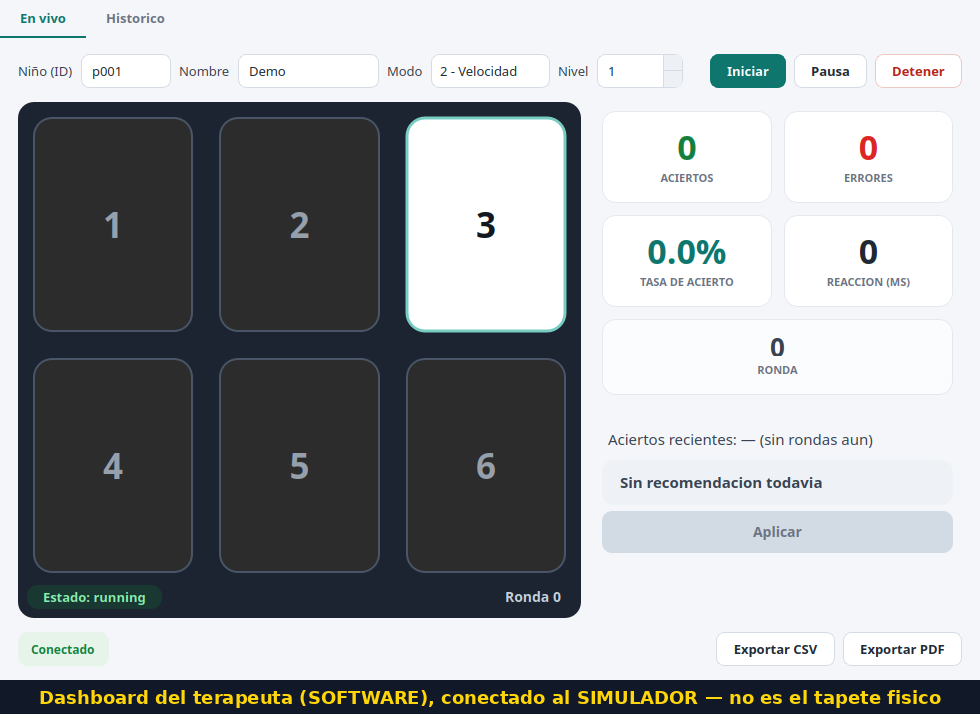
#> input picture docs/evidencia/ejecucion/capturas/dashboard_inicio.png, 980 x 714 px
$ python rotular_capturas.py
#> lines starting #> are read from the running program, lines starting #| are printed output that depends on the picture
"""Quema un rotulo dentro de cada captura para que su naturaleza (software /
simulador, no hardware fisico) no se pierda si alguien extrae solo el PNG.

    python docs/evidencia/ejecucion/rotular_capturas.py
"""
import os
import subprocess

from PIL import Image, ImageDraw, ImageFont

CAP = os.path.join(os.path.dirname(__file__), "capturas")
FUENTE = "/usr/share/fonts/truetype/dejavu/DejaVuSans-Bold.ttf"

ROTULOS = {
    "dashboard_inicio.png": "Dashboard del terapeuta (SOFTWARE), conectado al SIMULADOR — no es el tapete fisico",
    "dashboard_juego.png":  "Dashboard (SOFTWARE) en ejecucion, conectado al SIMULADOR — no es el tapete fisico",
    "sim_000.png": "Simulador de software del tapete — mismo GameCore que el ESP32 (no hardware fisico)",
    "sim_001.png": "Simulador de software del tapete — mismo GameCore que el ESP32 (no hardware fisico)",
    "sim_002.png": "Simulador de software del tapete — mismo GameCore que el ESP32 (no hardware fisico)",
    "sim_003.png": "Simulador de software del tapete — mismo GameCore que el ESP32 (no hardware fisico)",
    "sim_004.png": "Simulador de software del tapete — mismo GameCore que el ESP32 (no hardware fisico)",
}


def fuente_que_quepa(texto, ancho_max):
    for tam in range(18, 9, -1):
        f = ImageFont.truetype(FUENTE, tam)
        if f.getlength(texto) <= ancho_max:
            return f
    return ImageFont.truetype(FUENTE, 10)


def poner_banda(img, texto):
    """Devuelve una copia de la imagen con una banda inferior rotulada."""
    w, h = img.size
    banda = 34
    f = fuente_que_quepa(texto, w - 16)
    nueva = Image.new("RGB", (w, h + banda), (17, 24, 39))   # franja azul oscuro
    nueva.paste(img, (0, 0))
    d = ImageDraw.Draw(nueva)
    tw = f.getlength(texto)
    ty = h + (banda - (f.size + 2)) // 2
    d.text(((w - tw) / 2, ty), texto, fill=(255, 214, 10), font=f)   # ambar
    return nueva


def rotular(nombre, texto):
    ruta = os.path.join(CAP, nombre)
    img = Image.open(ruta).convert("RGB")
    nueva = poner_banda(img, texto)
    nueva.save(ruta)
    return nueva.size


def main():
    for nombre, texto in ROTULOS.items():
        size = rotular(nombre, texto)
#> in rotular, img is the input picture: PIL image 980x714 RGB; mean R, G, B 158.1, 161.3, 163.3
#> in poner_banda, `nueva = Image.new("RGB", (w, h + banda), (17, 24, 39))`:
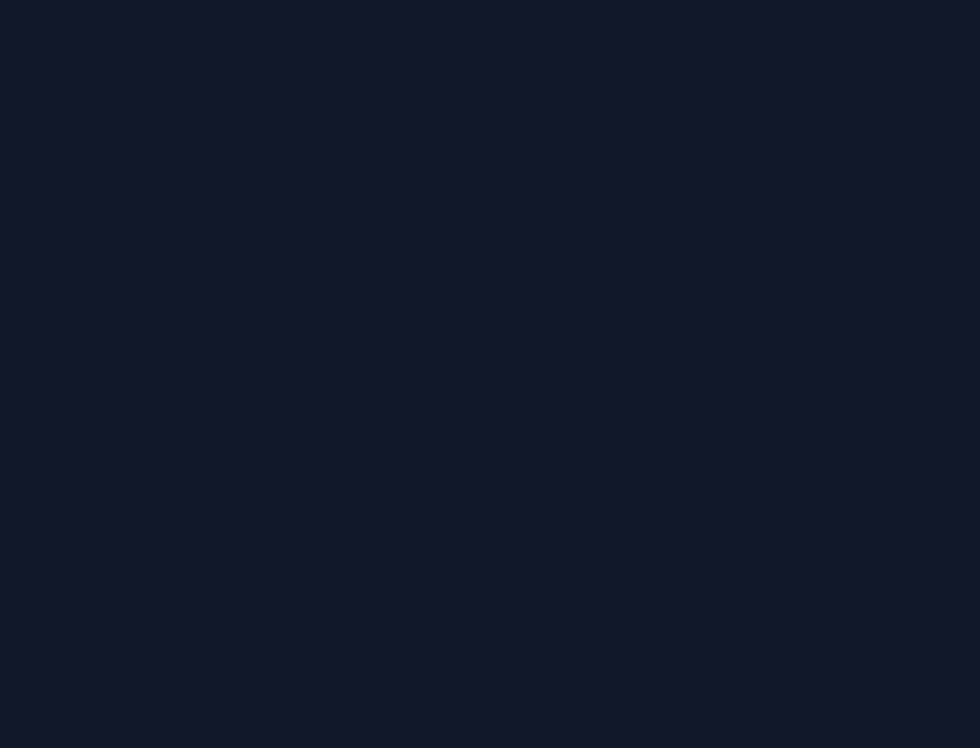
#> nueva: PIL image 980x748 RGB; mean R, G, B 17, 24, 39
#> in poner_banda, `nueva.paste(img, (0, 0))`:
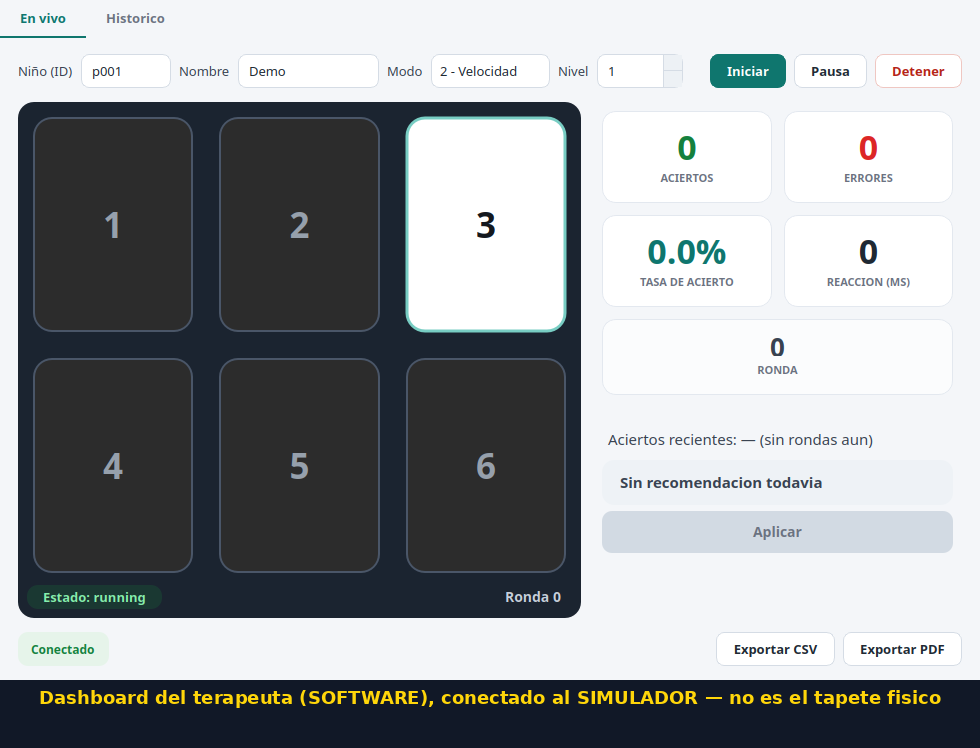
#> nueva: PIL image 980x748 RGB; mean R, G, B 151.7, 155.1, 157.7
#> size = (980, 748)
        print(f"rotulada {nombre} -> {size}")
#| rotulada dashboard_inicio.png -> (980, 748)
#> pass 2 of the loop in main, `for nombre, texto in ROTULOS.items():`:
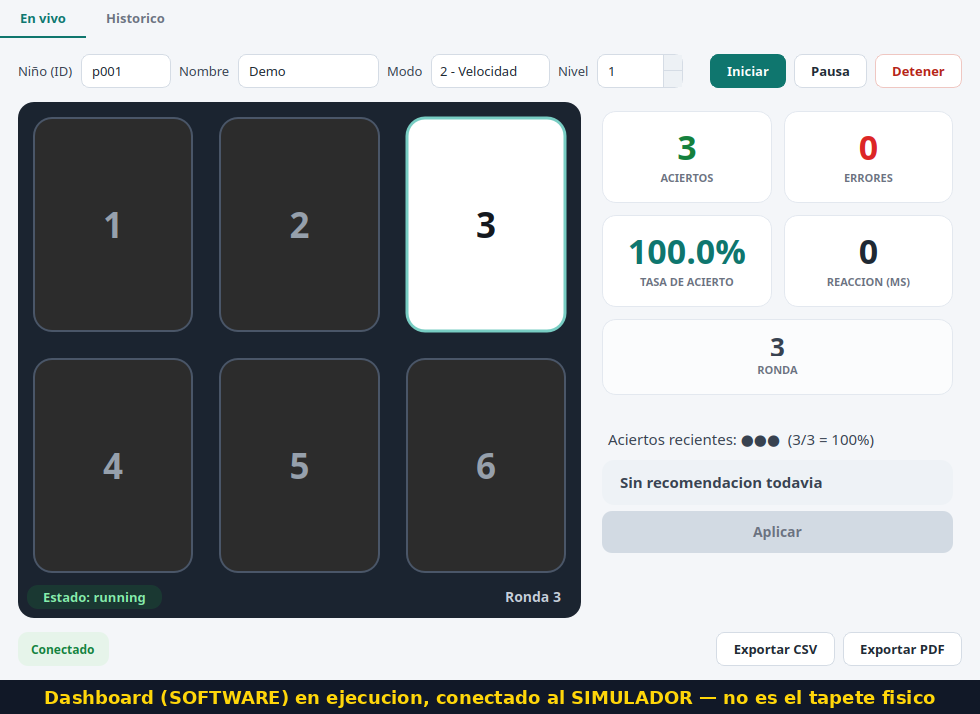
#> input picture docs/evidencia/ejecucion/capturas/dashboard_juego.png, 980 x 714 px
#> in rotular, img is the input picture: PIL image 980x714 RGB; mean R, G, B 157.9, 161.2, 163.2
#> in poner_banda (call 2), `nueva.paste(img, (0, 0))`:
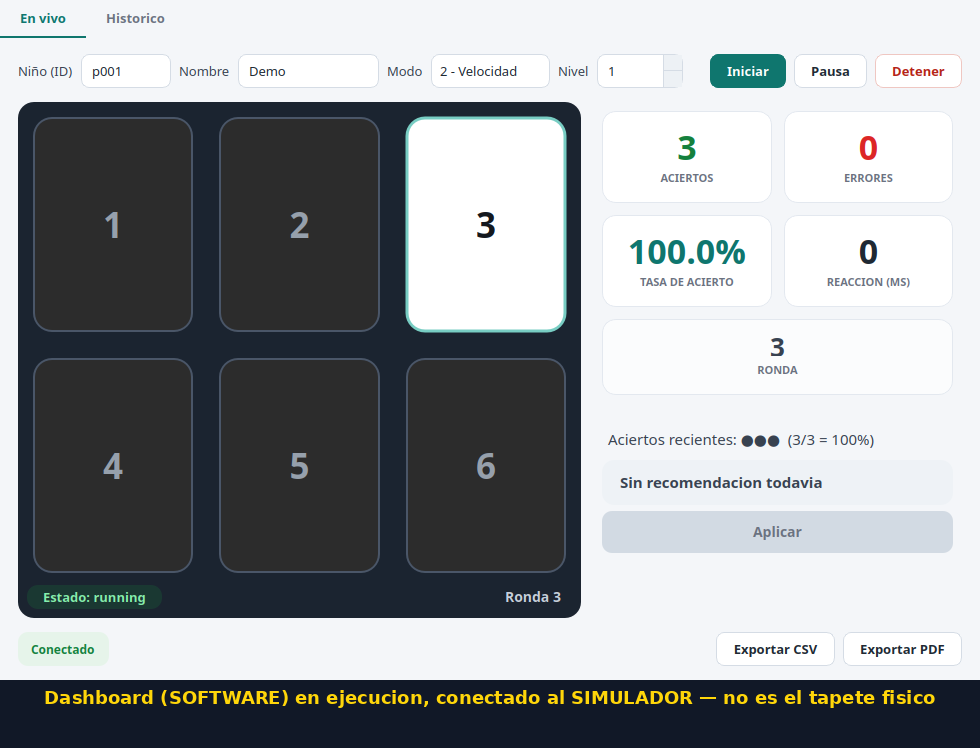
#> nueva: PIL image 980x748 RGB; mean R, G, B 151.5, 154.9, 157.5
#| rotulada dashboard_juego.png -> (980, 748)
#> pass 3 of the loop in main, `for nombre, texto in ROTULOS.items():`:
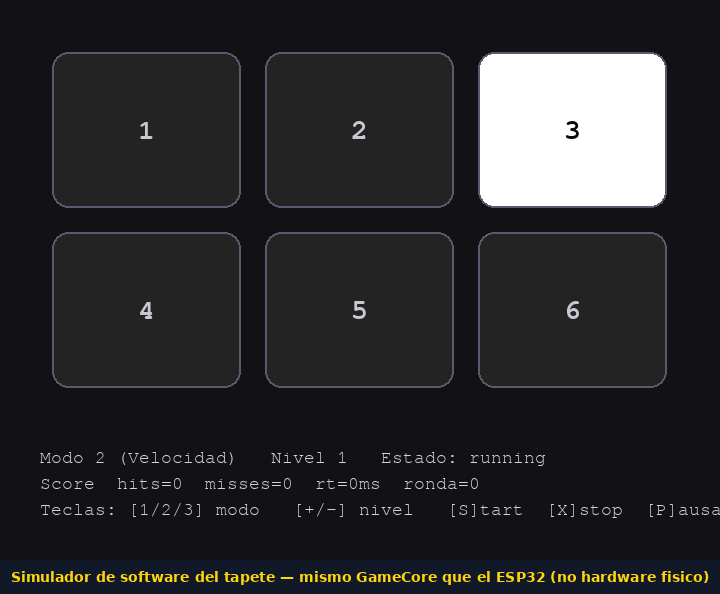
#> input picture docs/evidencia/ejecucion/capturas/sim_000.png, 720 x 594 px
#> in rotular, img is the input picture: PIL image 720x594 RGB; mean R, G, B 43, 43.1, 45.1
#> in poner_banda (call 3), `nueva = Image.new("RGB", (w, h + banda), (17, 24, 39))`:
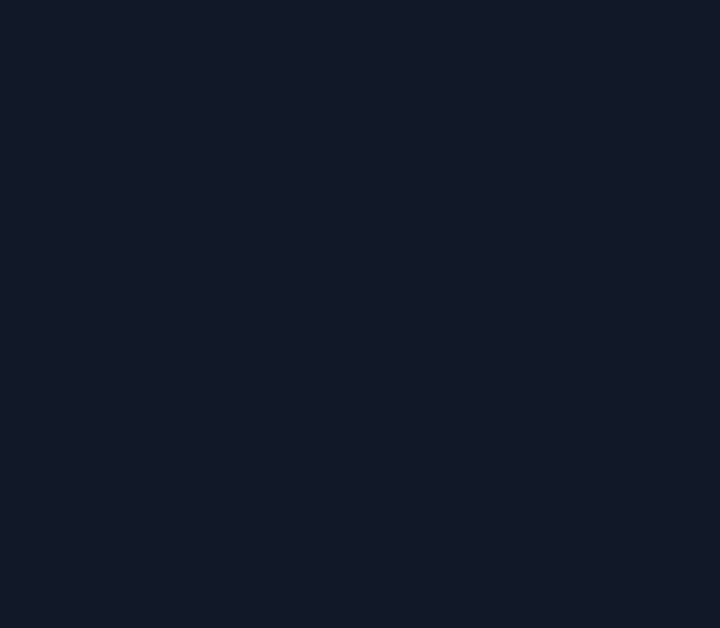
#> nueva: PIL image 720x628 RGB; mean R, G, B 17, 24, 39
#> in poner_banda (call 3), `nueva.paste(img, (0, 0))`:
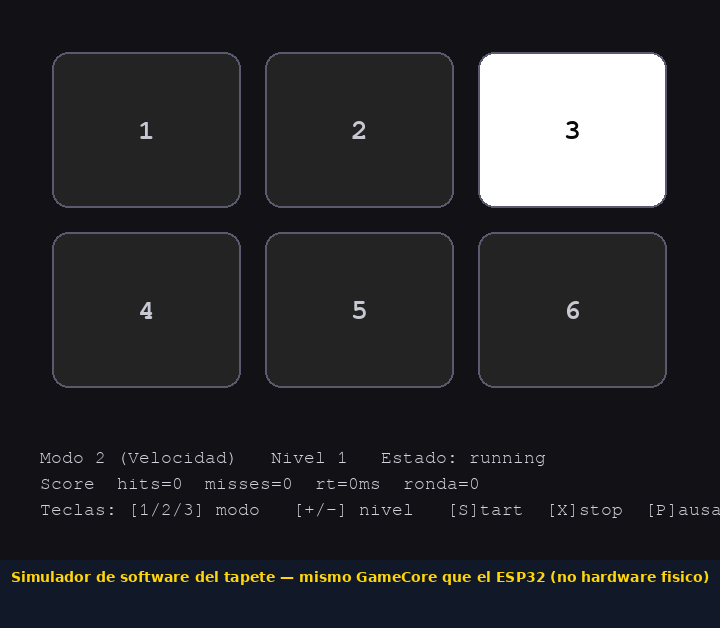
#> nueva: PIL image 720x628 RGB; mean R, G, B 41.6, 42, 44.8
#| rotulada sim_000.png -> (720, 628)
#> the loop made 7 passes; the first 3 are shown
    # Regenerar el GIF a partir de los frames ya rotulados.
    gif = os.path.join(CAP, "simulador.gif")
    subprocess.run(
        ["ffmpeg", "-y", "-framerate", "2", "-i", os.path.join(CAP, "sim_%03d.png"),
         "-vf", "scale=480:-1:flags=lanczos", gif],
        check=True, capture_output=True,
    )
    print(f"GIF regenerado con frames rotulados -> {gif}")


if __name__ == "__main__":
#> (the run stopped early here; a loop or call above may not have finished)
